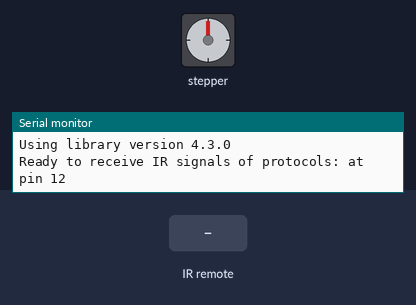
A sketch run on a simulated ATtiny85, built with avr-gcc and run on an emulated ATtiny85. Parts: stepper motor, the last lines printed to the serial monitor. Inputs (shaded band) come from the test bench. Stepper angles assume 2048 steps per turn.

Above: at 1.2 s.
1.3 s: infrared code 0x46 received
At 2.4 s:
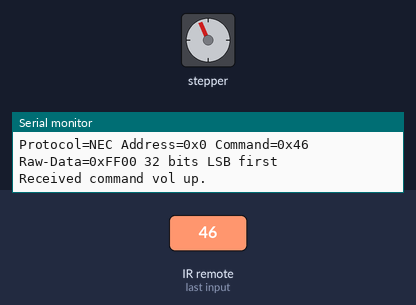
3.0 s: infrared code 0x15 received
At 3.7 s:
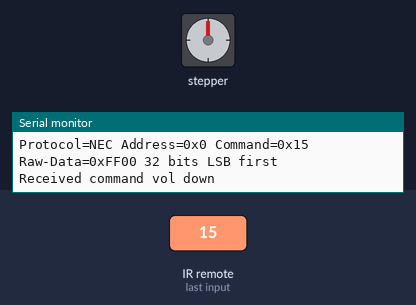
4.7 s: infrared code 0x15 received
At 6.2 s:
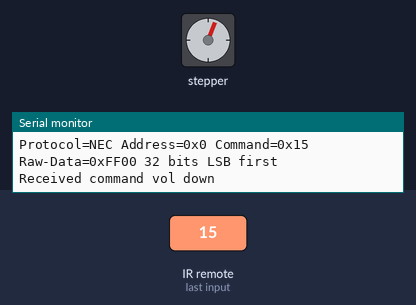
Timing chart, 0 to 7.7 s (numbered marks = the images above; inputs shaded):
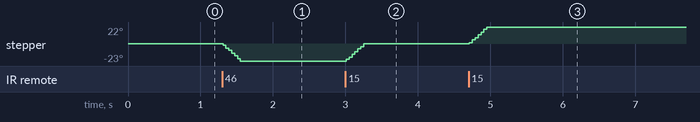

The sketch:

RemoteStepper.ino
```cpp
// (licence header left out)
#include <Arduino.h>

/*
 * Specify which protocol(s) should be used for decoding.
 * If no protocol is defined, all protocols (except Bang&Olufsen) are active.
 * This must be done before the #include <IRremote.hpp>
 */
//#define DECODE_DENON        // Includes Sharp
//#define DECODE_JVC
//#define DECODE_KASEIKYO
//#define DECODE_PANASONIC    // alias for DECODE_KASEIKYO
//#define DECODE_LG
//#define DECODE_NEC          // Includes Apple and Onkyo. To enable all protocols , just comment/disable this line.
//#define DECODE_SAMSUNG
//#define DECODE_SONY
//#define DECODE_RC5
//#define DECODE_RC6

//#define DECODE_BOSEWAVE
//#define DECODE_LEGO_PF
//#define DECODE_MAGIQUEST
//#define DECODE_WHYNTER
//#define DECODE_FAST

//#define DECODE_DISTANCE_WIDTH // Universal decoder for pulse distance width protocols
//#define DECODE_HASH         // special decoder for all protocols

//#define DECODE_BEO          // This protocol must always be enabled manually, i.e. it is NOT enabled if no protocol is defined. It prevents decoding of SONY!

//#define DEBUG               // Activate this for lots of lovely debug output from the decoders.

//#define USE_THRESHOLD_DECODER  // May give slightly better results especially for jittering signals and protocols with short 1 pulses / pauses. Saves 110 bytes program memory.
//#define RAW_BUFFER_LENGTH  750 // For air condition remotes it may require up to 750. Default is 200.

/*
 * This include defines the actual pin number for pins like IR_RECEIVE_PIN, IR_SEND_PIN for many different boards and architectures
 */
#include "PinDefinitionsAndMore.h"
#include <IRremote.hpp> // include the library

#include <Stepper.h>

const int stepsPerRevolution = 2048;  // change this to fit the number of steps per revolution
const int rolePerMinute = 15;         // Adjustable range of 28BYJ-48 stepper is 0~17 rpm

// initialize the stepper library on pins 8 through 11:
Stepper myStepper(stepsPerRevolution, 8, 10, 9, 11);

void setup() {
    myStepper.setSpeed(rolePerMinute);
    // initialize the serial port:
    //Serial.begin(9600);
    Serial.begin(115200);

    // Just to know which program is running on my Arduino
    Serial.println(F("START " __FILE__ " from " __DATE__ "\r\nUsing library version " VERSION_IRREMOTE));

    // Start the receiver and if not 3. parameter specified, take LED_BUILTIN pin from the internal boards definition as default feedback LED
    IrReceiver.begin(12, ENABLE_LED_FEEDBACK);

    Serial.print(F("Ready to receive IR signals of protocols: "));
    printActiveIRProtocols(&Serial);
    Serial.println(F("at pin " STR(12)));
}

void loop() {
    /*
     * Check if received data is available and if yes, try to decode it.
     * Decoded result is in the IrReceiver.decodedIRData structure.
     *
     * E.g. command is in IrReceiver.decodedIRData.command
     * address is in command is in IrReceiver.decodedIRData.address
     * and up to 32 bit raw data in IrReceiver.decodedIRData.decodedRawData
     */
    if (IrReceiver.decode()) {

        /*
         * Print a summary of received data
         */
        if (IrReceiver.decodedIRData.protocol == UNKNOWN) {
            Serial.println(F("Received noise or an unknown (or not yet enabled) protocol"));
            // We have an unknown protocol here, print extended info
            IrReceiver.printIRResultRawFormatted(&Serial, true);

            IrReceiver.resume(); // Do it here, to preserve raw data for printing with printIRResultRawFormatted()
        } else {
            IrReceiver.resume(); // Early enable receiving of the next IR frame

            IrReceiver.printIRResultShort(&Serial);
            IrReceiver.printIRSendUsage(&Serial);
        }
        Serial.println();

        /*
         * Finally, check the received data and perform actions according to the received command
         */
        // if (IrReceiver.decodedIRData.flags & IRDATA_FLAGS_IS_REPEAT) {
        //     Serial.println(F("Repeat received. Here you can repeat the same action as before."));
        // } else {
            if (IrReceiver.decodedIRData.command == 0x46) {
                Serial.println(F("Received command vol up."));
                myStepper.step(-stepsPerRevolution/16);
                delay(50);
                // do something
            } else if (IrReceiver.decodedIRData.command == 0x15) {
                Serial.println(F("Received command vol down"));
                // do something else
                myStepper.step(stepsPerRevolution/16);
                delay(50);
            }
        // }
    }
}
```

Source omitted: PinDefinitionsAndMore.h (16503 bytes)

Measured:
- after the input at 1.3 s, stepper: turns 23° counter-clockwise in 0.24 s, starting at once
- after the input at 3.0 s, stepper: turns 23° clockwise in 0.24 s, starting at once
- after the input at 4.7 s, stepper: turns 22° clockwise in 0.24 s, starting at once
